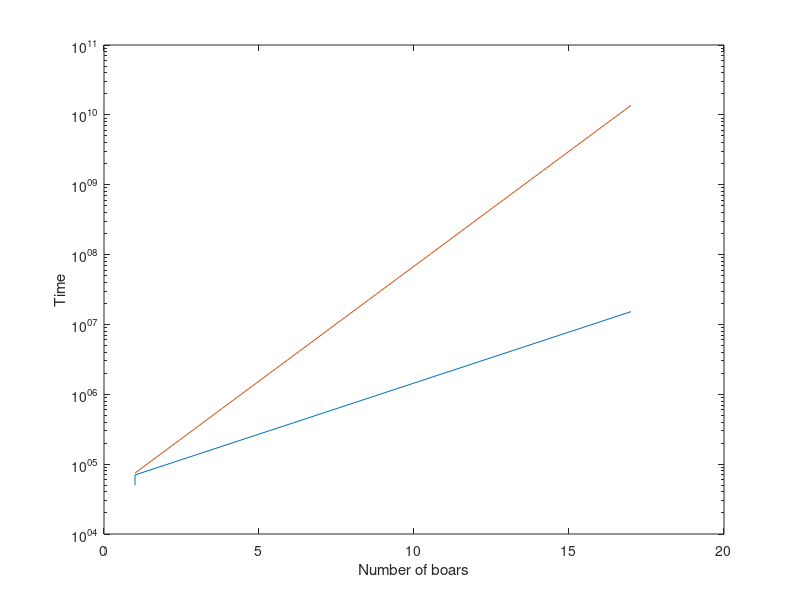

This chart was generated by the following MATLAB code:
Nb=50000;
Nhum=11000000;
r=0.4;
i=1;
T=[1];

while Nb(i)< Nhum %numerisch
    N=Nb(i)*(1+r); 
        T=[T,i];
    i=i+1;
    Nb=[Nb, N];
end

%analytisch
An=linspace(1,i-1,i);
Nan=Nb.*exp(r.*An)


plot(T,Nb)
semilogy(T,Nb)
xlabel('Number of boars')
ylabel('Time')
hold on
plot(An,Nan)

